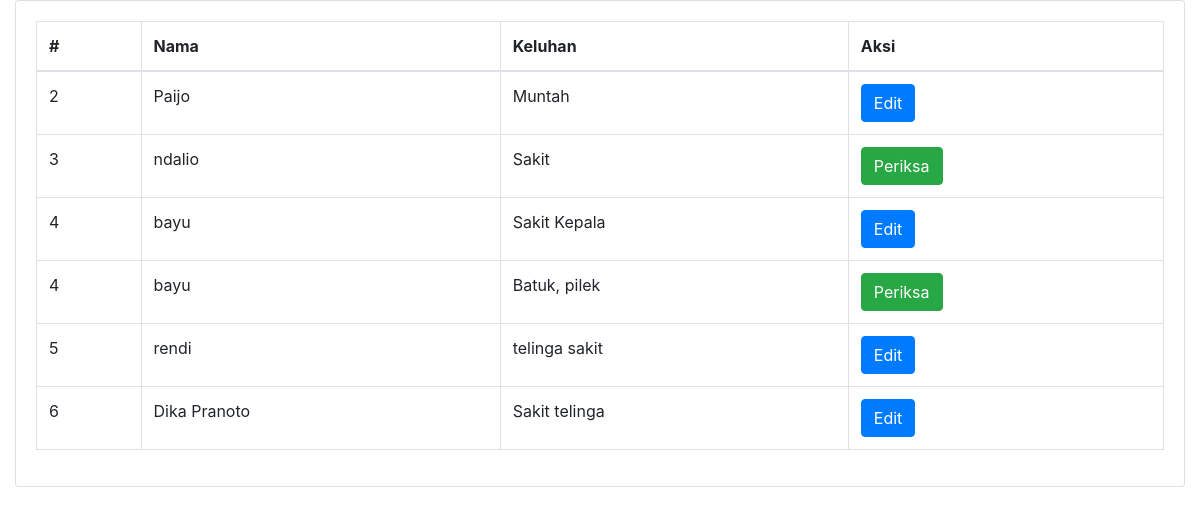
Page /periksaDokter.php on the earlier database version.
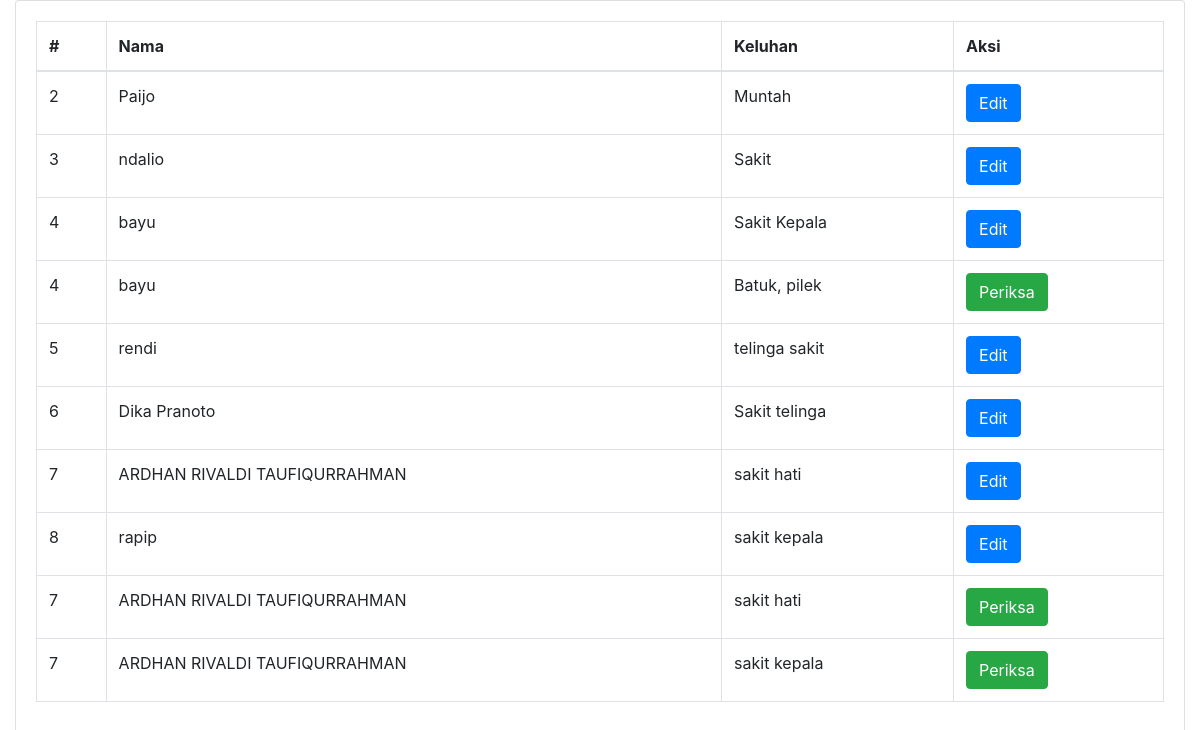
Same page on the later database version.
### tables this page shows
CREATE TABLE `daftar_poli` (
  `id` int(11) NOT NULL,
  `id_pasien` int(11) NOT NULL,
  `id_jadwal` int(11) NOT NULL,
  `keluhan` text NOT NULL,
  `no_antrian` int(11) NOT NULL,
  `status_periksa` tinyint(1) NOT NULL DEFAULT 0
);

CREATE TABLE `pasien` (
  `id` int(11) NOT NULL,
  `nama` varchar(255) NOT NULL,
  `password` varchar(255) NOT NULL,
  `alamat` varchar(255) NOT NULL,
  `no_ktp` varchar(255) NOT NULL,
  `no_hp` varchar(50) NOT NULL,
  `no_rm` varchar(25) NOT NULL
);

### periksaDokter.php (the view, shortened to what this page needs)
<?php
include_once("koneksi.php");
$pasienQuery = "SELECT pasien.id, pasien.nama, daftar_poli.id AS id_daftar_poli, daftar_poli.keluhan, daftar_poli.status_periksa
                FROM daftar_poli
                INNER JOIN pasien ON pasien.id = daftar_poli.id_pasien";
$stmt = $mysqli->prepare($pasienQuery);
$stmt->execute();
$pasienResult = $stmt->get_result();
$pasienData = $pasienResult->fetch_all(MYSQLI_ASSOC);
?>
<!DOCTYPE html>
<html lang="id">
<head>
    <link rel="stylesheet" href="https://stackpath.bootstrapcdn.com/bootstrap/4.6.0/css/bootstrap.min.css">
</head>
<body class="hold-transition sidebar-mini">
    <div class="wrapper">
        <section class="content">
            <div class="container-fluid">
                <div class="row">
                    <div class="col-12">
                        <div class="card">
                            <div class="card-body">
                                <table id="example2" class="table table-bordered table-hover">
                                    <thead>
                                        <tr>
                                            <th>#</th>
                                            <th>Nama</th>
                                            <th>Keluhan</th>
                                            <th>Aksi</th>
                                        </tr>
                                    </thead>
                                    <tbody>
                                        <?php
                                        foreach ($pasienData as $pasienRow) {
                                            echo "<tr>";
                                            echo "<td>" . $pasienRow['id'] . "</td>";
                                            echo "<td>" . $pasienRow['nama'] . "</td>";
                                            echo "<td>" . $pasienRow['keluhan'] . "</td>";
                                            echo "<td>";
                                            if (array_key_exists('status_periksa', $pasienRow)) {
                                                if ($pasienRow['status_periksa'] == 1) {
                                                    echo "<button class='btn btn-primary edit-btn' data-toggle='modal' data-target='#editModal' data-id='" . $pasienRow['id'] . "' data-poli='" .$pasienRow['id_daftar_poli'] . "'>Edit</button>";
                                                } else {
                                                    echo "<button class='btn btn-success periksa-btn' data-toggle='modal' data-target='#periksaModal' data-id='" . $pasienRow['id'] . "' data-poli='" .$pasienRow['id_daftar_poli'] . "'>Periksa</button>";
                                                }
                                            } else {
                                                echo "Status not available";
                                            }
                                            echo "</td>";
                                            echo "</tr>";
                                        }
                                        ?>
                                    </tbody>
                                </table>
                            </div>
                        </div>
                    </div>
                </div>
            </div>
        </section>
    </div>
</body>
</html>

### periksaDokter.php (style rules this page uses)
table { width: 100%; }

Differences in the rows shown:
changed daftar_poli "Sakit": status_periksa "Periksa" → "Edit"
added daftar_poli: id_pasien "7", id_pasien.nama "ARDHAN RIVALDI TAUFIQURRAHMAN", keluhan "sakit hati"
added daftar_poli: id_pasien "8", id_pasien.nama "rapip", keluhan "sakit kepala"
added daftar_poli: id_pasien "7", id_pasien.nama "ARDHAN RIVALDI TAUFIQURRAHMAN", keluhan "sakit hati"
added daftar_poli: id_pasien "7", id_pasien.nama "ARDHAN RIVALDI TAUFIQURRAHMAN", keluhan "sakit kepala"
